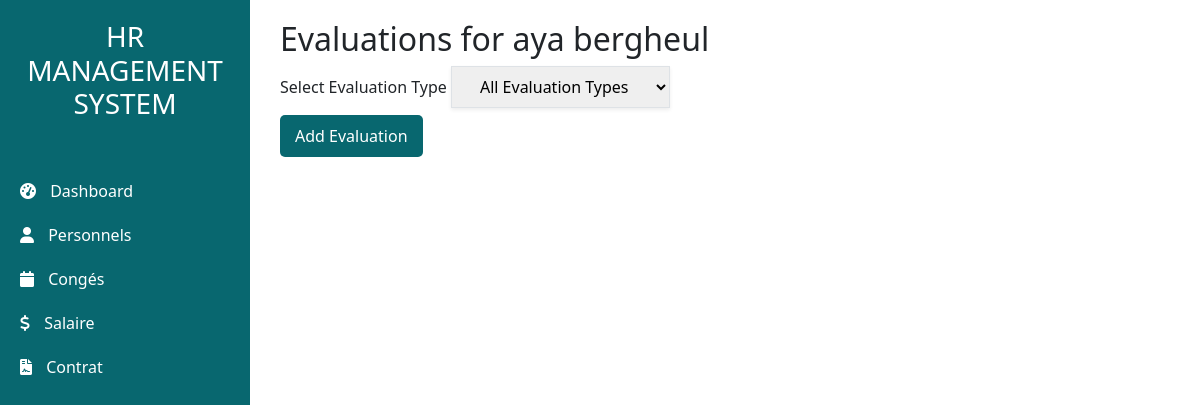
The app's page /personnels/personnels/1/evaluations/, older data.
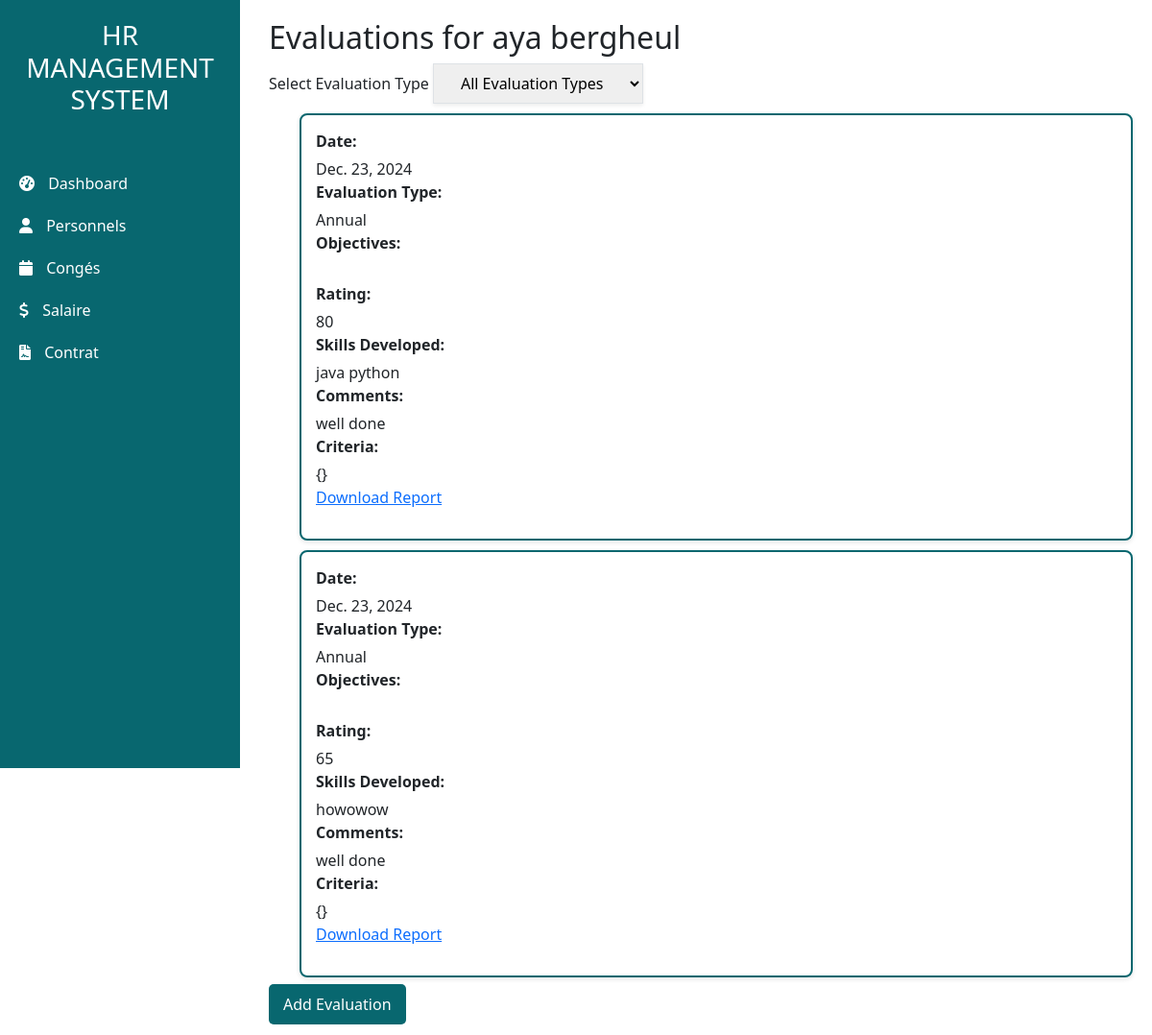
The same page, newer data.
### app/models.py (models this page shows, shortened)
class Evaluation(models.Model):
    employee = models.ForeignKey(Personnel, on_delete=models.CASCADE, related_name="evaluations")
    date = models.DateField(auto_now_add=True)
    evaluation_type = models.CharField(
        max_length=20,
        choices=[('Annual', 'Annual'), ('Semi-Annual', 'Semi-Annual')],
        default='Annual'
    )
    criteria = models.JSONField(default=dict)  # Customizable evaluation criteria in JSON format
    performance_rating = models.IntegerField()  # Performance rating, e.g., 1-10
    skills_developed = models.TextField(blank=True)  # Optional field for developed skills
    comments = models.TextField(blank=True)  # Manager's comments

### app/views.py (the view)
# urls.py: path('personnels/<int:employee_id>/evaluations/', views.evaluations, name='evaluations'),
def evaluations(request, employee_id):
    employee = get_object_or_404(Personnel, id=employee_id)
    period = request.GET.get('period')
    if period:
        evaluations = Evaluation.objects.filter(employee=employee, period=period)
    else:
        evaluations = Evaluation.objects.filter(employee=employee)
    return render(request, 'evaluations/evaluations.html', {'employee': employee, 'evaluations': evaluations})

### app/templates/evaluations/evaluations.html (shortened to what this page needs)
<!DOCTYPE html>
<html lang="en">
<head>
</head>
<body>
    {% extends "base.html" %}
    {% block content %}
    <h2>Evaluations for {{ employee.name }}</h2>
    <form method="get" action="" class="flex justify-center items-center space-x-4">
        <label for="evaluation_type" class="text-lg font-medium text-gray-700">Select Evaluation Type</label>
        <select name="evaluation_type" id="evaluation_type" onchange="this.form.submit()" class="px-4 py-2 border border-gray-300 rounded-md shadow-sm focus:outline-none focus:ring-2 focus:ring-blue-500 focus:border-blue-500">
            <option value="">All Evaluation Types</option>
        </select>
    </form>
    <div >
        <ul>
    {% for eval in evaluations %}
        <li>
            <strong>Date:</strong> {{ eval.date }} <br>
            <strong>Evaluation Type:</strong> {{ eval.get_evaluation_type_display }} <br>
            <strong>Objectives:</strong> {{ eval.objectives }} <br>
            <strong>Rating:</strong> {{ eval.performance_rating }} <br>
            <strong>Skills Developed:</strong> {{ eval.skills_developed }} <br>
            <strong>Comments:</strong> {{ eval.comments }} <br>
            <strong>Criteria:</strong> {{ eval.criteria }} <br>
            <p>
                <a href="{% url 'evaluation_report' eval.id %}" class="btn-dark">Download Report</a>
            </p>
        </li>
    {% endfor %}
</ul>
    </div>
    <a href="{% url 'add_evaluation' employee.id %}" class="btn-custom">Add Evaluation</a>
    {% endblock %}

Row changes from the older to the newer data that the page shows:
added Evaluation: date "Dec. 23, 2024", evaluation_type "Annual", performance_rating "80", skills_developed "java python", comments "well done", criteria "{}"
added Evaluation: date "Dec. 23, 2024", evaluation_type "Annual", performance_rating "65", skills_developed "howowow", comments "well done", criteria "{}"
